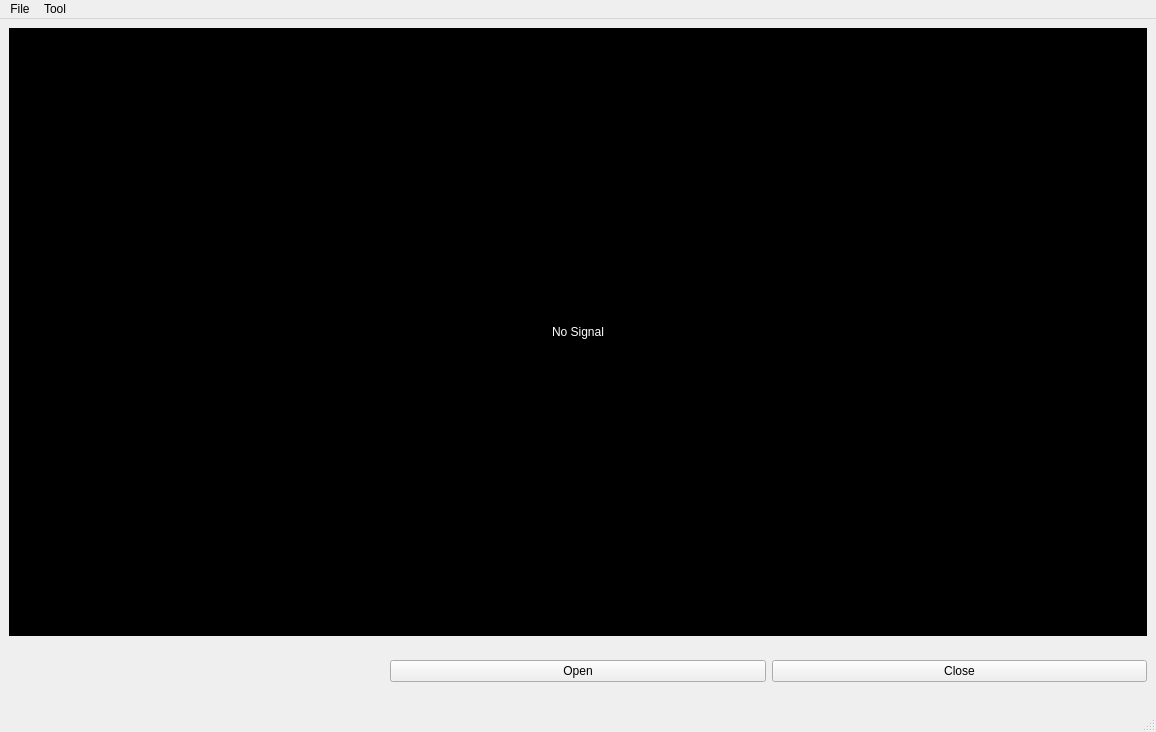
<?xml version="1.0" encoding="UTF-8"?>
<ui version="4.0">
 <class>MainWindow</class>
 <widget class="QMainWindow" name="MainWindow">
  <property name="geometry">
   <rect>
    <x>0</x>
    <y>0</y>
    <width>1156</width>
    <height>732</height>
   </rect>
  </property>
  <property name="windowTitle">
   <string>MainWindow</string>
  </property>
  <widget class="QWidget" name="centralwidget">
   <layout class="QHBoxLayout" name="horizontalLayout">
    <item>
     <layout class="QVBoxLayout" name="verticalLayout">
      <property name="bottomMargin">
       <number>0</number>
      </property>
      <item>
       <layout class="QHBoxLayout" name="horizontalLayout_6">
        <item>
         <widget class="QLabel" name="Screen">
          <property name="minimumSize">
           <size>
            <width>720</width>
            <height>600</height>
           </size>
          </property>
          <property name="palette">
           <palette>
            <active>
             <colorrole role="WindowText">
              <brush brushstyle="SolidPattern">
               <color alpha="255">
                <red>255</red>
                <green>255</green>
                <blue>255</blue>
               </color>
              </brush>
             </colorrole>
             <colorrole role="Button">
              <brush brushstyle="SolidPattern">
               <color alpha="255">
                <red>0</red>
                <green>0</green>
                <blue>0</blue>
               </color>
              </brush>
             </colorrole>
             <colorrole role="Base">
              <brush brushstyle="SolidPattern">
               <color alpha="255">
                <red>0</red>
                <green>0</green>
                <blue>0</blue>
               </color>
              </brush>
             </colorrole>
             <colorrole role="Window">
              <brush brushstyle="SolidPattern">
               <color alpha="255">
                <red>0</red>
                <green>0</green>
                <blue>0</blue>
               </color>
              </brush>
             </colorrole>
            </active>
            <inactive>
             <colorrole role="WindowText">
              <brush brushstyle="SolidPattern">
               <color alpha="255">
                <red>255</red>
                <green>255</green>
                <blue>255</blue>
               </color>
              </brush>
             </colorrole>
             <colorrole role="Button">
              <brush brushstyle="SolidPattern">
               <color alpha="255">
                <red>0</red>
                <green>0</green>
                <blue>0</blue>
               </color>
              </brush>
             </colorrole>
             <colorrole role="Base">
              <brush brushstyle="SolidPattern">
               <color alpha="255">
                <red>0</red>
                <green>0</green>
                <blue>0</blue>
               </color>
              </brush>
             </colorrole>
             <colorrole role="Window">
              <brush brushstyle="SolidPattern">
               <color alpha="255">
                <red>0</red>
                <green>0</green>
                <blue>0</blue>
               </color>
              </brush>
             </colorrole>
            </inactive>
            <disabled>
             <colorrole role="WindowText">
              <brush brushstyle="SolidPattern">
               <color alpha="255">
                <red>120</red>
                <green>120</green>
                <blue>120</blue>
               </color>
              </brush>
             </colorrole>
             <colorrole role="Button">
              <brush brushstyle="SolidPattern">
               <color alpha="255">
                <red>0</red>
                <green>0</green>
                <blue>0</blue>
               </color>
              </brush>
             </colorrole>
             <colorrole role="Base">
              <brush brushstyle="SolidPattern">
               <color alpha="255">
                <red>0</red>
                <green>0</green>
                <blue>0</blue>
               </color>
              </brush>
             </colorrole>
             <colorrole role="Window">
              <brush brushstyle="SolidPattern">
               <color alpha="255">
                <red>0</red>
                <green>0</green>
                <blue>0</blue>
               </color>
              </brush>
             </colorrole>
            </disabled>
           </palette>
          </property>
          <property name="layoutDirection">
           <enum>Qt::LeftToRight</enum>
          </property>
          <property name="styleSheet">
           <string notr="true">background-color:black</string>
          </property>
          <property name="text">
           <string>No Signal</string>
          </property>
          <property name="alignment">
           <set>Qt::AlignCenter</set>
          </property>
         </widget>
        </item>
       </layout>
      </item>
      <item>
       <layout class="QHBoxLayout" name="horizontalLayout_2">
        <item>
         <widget class="QLabel" name="Action_condtion">
          <property name="font">
           <font>
            <family>微軟正黑體</family>
            <pointsize>32</pointsize>
           </font>
          </property>
          <property name="text">
           <string/>
          </property>
          <property name="alignment">
           <set>Qt::AlignCenter</set>
          </property>
         </widget>
        </item>
        <item>
         <widget class="QPushButton" name="Open_button">
          <property name="text">
           <string>Open</string>
          </property>
         </widget>
        </item>
        <item>
         <widget class="QPushButton" name="Close_button">
          <property name="text">
           <string>Close</string>
          </property>
         </widget>
        </item>
       </layout>
      </item>
     </layout>
    </item>
   </layout>
  </widget>
  <widget class="QMenuBar" name="menubar">
   <property name="geometry">
    <rect>
     <x>0</x>
     <y>0</y>
     <width>1156</width>
     <height>21</height>
    </rect>
   </property>
   <widget class="QMenu" name="menuTool">
    <property name="title">
     <string>Tool</string>
    </property>
    <addaction name="Database_option"/>
   </widget>
   <widget class="QMenu" name="File_option">
    <property name="title">
     <string>File</string>
    </property>
    <addaction name="Exit_option"/>
   </widget>
   <addaction name="File_option"/>
   <addaction name="menuTool"/>
  </widget>
  <widget class="QStatusBar" name="statusbar"/>
  <action name="Database_option">
   <property name="text">
    <string>Database</string>
   </property>
  </action>
  <action name="actiona">
   <property name="text">
    <string>a</string>
   </property>
  </action>
  <action name="Exit_option">
   <property name="text">
    <string>Exit</string>
   </property>
  </action>
 </widget>
 <resources/>
 <connections/>
</ui>
